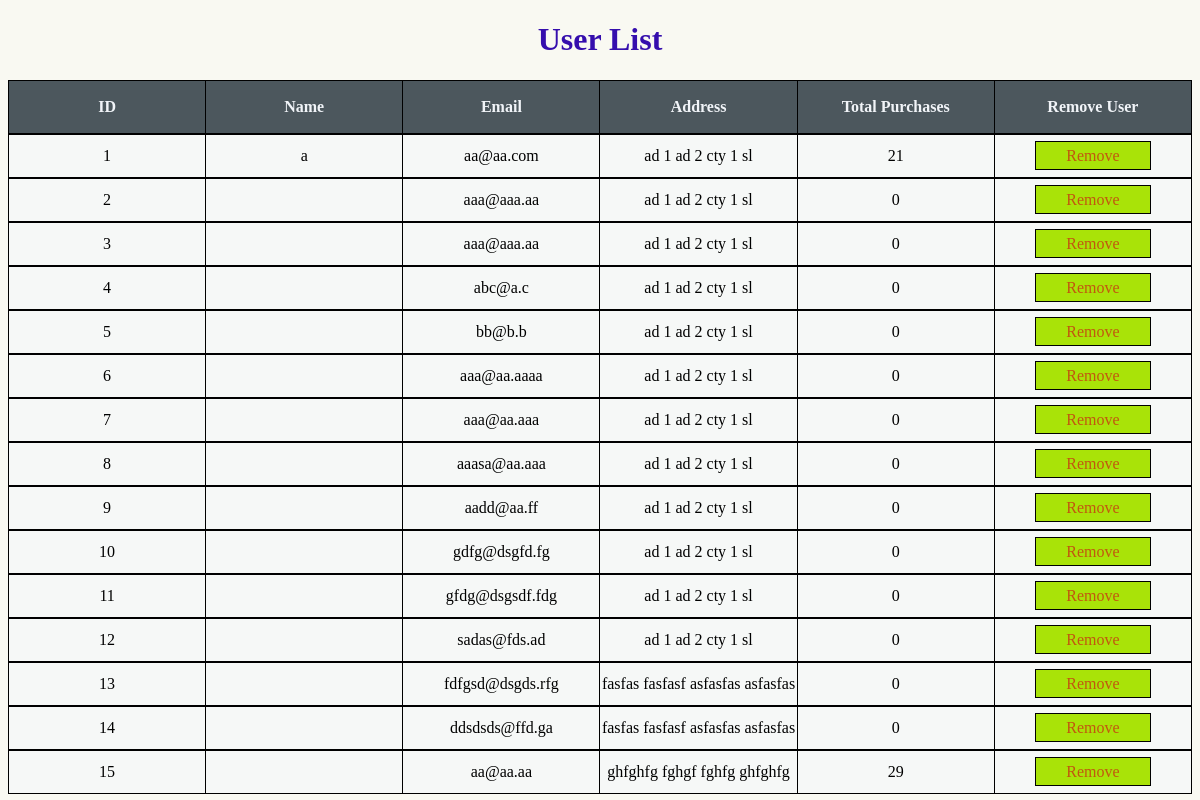
The page /Users_list.php on the database as committed earlier.
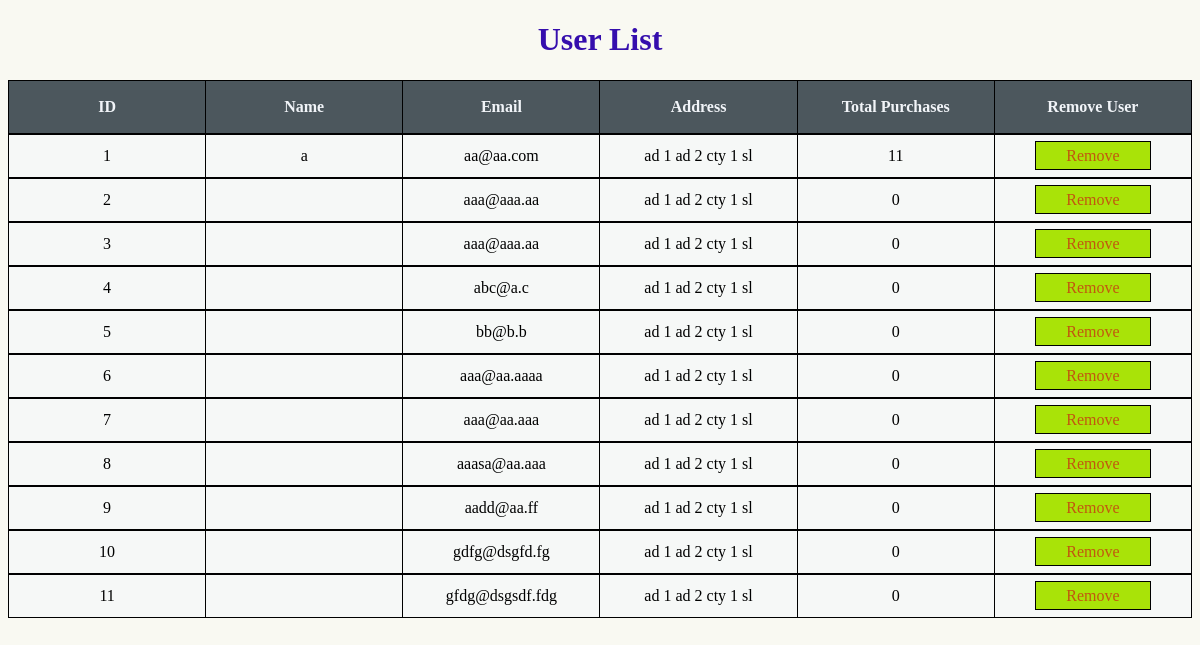
The same page on the database as committed later.
### tables this page shows
CREATE TABLE IF NOT EXISTS `users` (
  `id` int(8) NOT NULL AUTO_INCREMENT,
  `email` varchar(20) NOT NULL,
  `password` varchar(20) NOT NULL,
  `Name` varchar(30) DEFAULT NULL,
  `reg_date` date NOT NULL,
  PRIMARY KEY (`id`),
  UNIQUE KEY `id` (`id`)
);

### Users_list.php (the view, shortened to what this page needs)
<!DOCTYPE html>
<html lang="en">
<head>
    <link rel="stylesheet" href="Users_list.css">
    <?php include 'connect.php'; ?>
</head>
<body>
   <h1>User List</h1>
   <table >
    <tr>
      <th>ID</th>
      <th>Name</th>
      <th>Email</th>
      <th>Address</th>
      <th>Total Purchases</th>
      <th>Remove User</th>
    </tr>
   </table>
   <?php
   $query="SELECT id,Name,email FROM users";
   $result= mysqli_query($connect,$query);
   if($result){
   while ($r=mysqli_fetch_assoc($result)){
    $id=$r['id'];
    $name=$r['Name'];
    $email=$r['email'];
    $query1="SELECT line_1,line_2,city,country FROM address WHERE user_id=$id";
    $result1= mysqli_query($connect,$query1);
    if($result1){
    $r1=mysqli_fetch_assoc($result1);
     if(isset($r1['line_1'])){
        $line_1=$r1['line_1'];}
     if(isset($r1['line_2'])){
        $line_2=$r1['line_2'];}
     if(isset($r1['city'])){
        $city=$r1['city'];}
     if(isset($r1['country'])){
        $country=$r1['country'];}} else{$id="";}
    $query2="SELECT COUNT(order_id) FROM orders WHERE cus_id=$id";
    $result2= mysqli_query($connect,$query2);
    $a=mysqli_fetch_assoc($result2);
    $total=$a['COUNT(order_id)'];
    echo "<table>";
      echo "<tr>";
      echo "<td> $id </td>";
      echo "<td> $name </td>";
      echo "<td> $email </td>";
      echo "<td> $line_1 $line_2 $city $country</td>";
      echo "<td> $total</td>";
        $url="Users_list.php?id=".$r['id'];
        ?>
        <td><a href="<?php echo $url ?>" class='btn' onclick="confirmLink(<?php echo $url ?>); return false;">Remove</a></td>
        <?php
        echo "</tr>";
    echo "</table>";
      }
    }else{
        echo"Query is wrong";
    }
   ?>
</body>
</html>

### Users_list.css (style rules this page uses)
* { background-color: rgb(249, 249, 242); }
h1 { color: rgb(53, 14, 173); text-align: center; }
table, th, td { border:1px solid black; width: 100%; border-collapse: collapse; }
th { width: 16.6%; height: 50px; background-color: rgb(76, 87, 93); color: rgb(241, 244, 248); }
td { width: 16.6%; height: 40px; text-align: center; background-color: rgb(246, 248, 247); }
.btn { background: rgb(169, 227, 8); padding: 5px 30px; text-decoration: none; color: rgb(194, 87, 15); border: 1px solid black; }

Rows that differ between the two databases and show on the page:
removed users: id "12", email "sadas@fds.ad", line_1 "ad 1", line_2 "ad 2", city "cty 1", country "sl", total "0"
removed users: id "13", email "fdfgsd@dsgds.rfg", line_1 "fasfas", line_2 "fasfasf", city "asfasfas", country "asfasfas", total "0"
removed users: id "14", email "ddsdsds@ffd.ga", line_1 "fasfas", line_2 "fasfasf", city "asfasfas", country "asfasfas", total "0"
removed users: id "15", email "aa@aa.aa", line_1 "ghfghfg", line_2 "fghgf", city "fghfg", country "ghfghfg", total "29"
computed for users "aa@aa.com": total "21" → "11"
